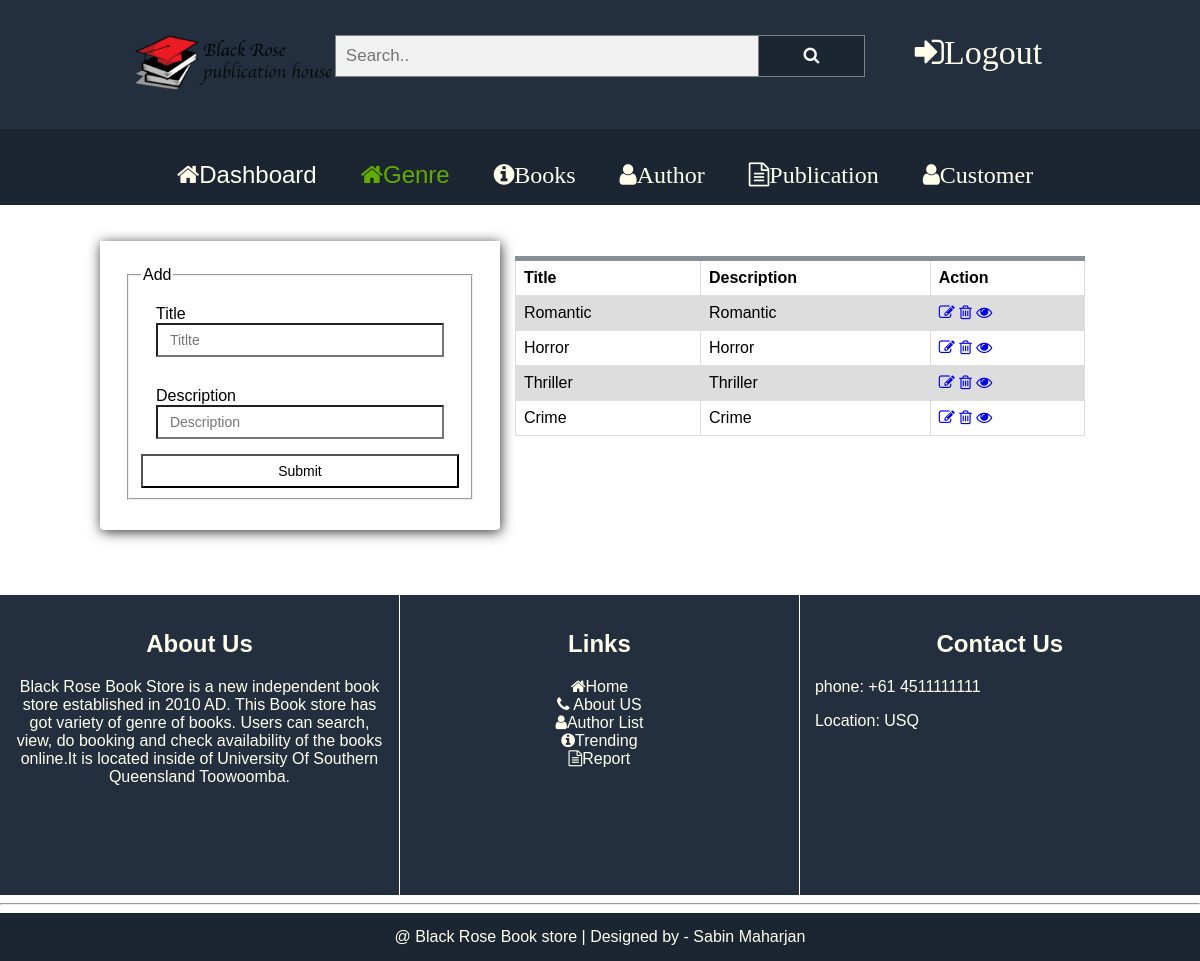
/genres/index (signed in), run on the app's committed database.
### tables this page shows
CREATE TABLE tbl_genre (
  				id INTEGER PRIMARY KEY,
  				title TEXT,
  				description TEXT,
  				timestamp DATETIME DEFAULT CURRENT_TIMESTAMP
          
                );

### app/Controller/genres.php (called while the page is built, shortened)
<?php
class Genres extends Controller{
    private $model;
    public function __construct(){
        $this->model=$this->model('Genre');
    }
    public function index(){
        $data=$this->model->get();
        $this->view('genre/index', $data);
    }
}
?>

### index.php (called while the page is built, shortened)
<?php
 $init = new Core;
 ?>

### app/Libraries/Libcommon.php (called while the page is built, shortened)
<?php
  class Libcommon{
    private $db;
    private $table;
    public function __construct($table=""){
      $this->table=$table;
    }
    public function openDBConnection(){
      try{
          $this->db=new SQLITE3(dirname(dirname(dirname(__FILE__))).'/database/'.DB);
        } catch(Exception $e){
          $this->error = $e->getMessage();
          echo $this->error;
        }
    }
    public function query($sql){
      return $this->db->query($sql);
    }
    public function get($fields="*",$condition="1=1"){
      $sql = "SELECT $fields FROM $this->table WHERE $condition";
        $result = $this->query($sql);
        if($result)
        {
          return $result;
        }
        else
        {
          return "ERROR! failed to update ".$this->table." Info.";
        }
    }
}

### resources/views/admin/include/action_button.php (the view)
<a href="<?php echo SITEROOT.$controllers.'/edit/'.$row['id'] ;?>" class="btn btn-dark btn-block"><i class="fa fa-pencil-square-o" aria-hidden="true"></i></a>
<a href="<?php echo SITEROOT.$controllers.'/delete/'.$row['id'] ;?>" class="btn btn-dark btn-block"><i class="fa fa-trash-o" aria-hidden="true"></i></a>
<a href="<?php echo SITEROOT.$controllers.'/show/'.$row['id'] ;?>" class="btn btn-dark btn-block"><i class="fa fa-eye" aria-hidden="true"></i></a>

### resources/views/admin/genre/index.php
<?php
	require(BACKEND."include/header.php");
    require(BACKEND."include/nav.php");
?>
	<main>
		<article>
      <?php 	?>	<br>	<br>
			<section class="row">
				<div class="col-id-1"></div>
				<div class="col-id-4 form_body">
				<form id="login_form"  action="<?php echo SITEROOT ;?>genres/create"  method="post">
                        <fieldset>
                            <legend>Add</legend>
                                <div class="col-id-12 ">
                                    <label for="title">Title </label><div id=""></div>
                                    <input type="text" class="form-control" id="title"  name="title" placeholder="Titlte" required>
                                </div>
								<div class="col-id-12 ">
                                    <label for="description">Description </label><div id=""></div>
                                    <input type="text" class="form-control" id="description"  name="description" placeholder="Description">
                                </div>
                                <br>
                                <input type="submit" name="submit" class="submit btn form-control" value="Submit" />
                        </fieldset>
                    </form>
				</div>
				<div class="col-id-6">
				<table class="">
					<tr>
						<th>Title</th>
						<th>Description</th>
						<th>Action</th>
					</tr>
					<?php
					$controllers="genres";
					while ($row = $data->fetchArray()) {?>
					<tr>
						<td><?php echo $row['title'];?></td>
						<td><?php echo $row['description'];?></td>
						<td><?php
						include(BACKEND."include/action_button.php"); ?></td>
					</tr>
					<?php
					}
					?>
				</table>
									<br>
					<br><br>
					<br>
					<br>
			</section>
			<br><br><br>
		</article>
	</main>
<?php
	require(BACKEND.'include/footer.php');
?>

### public/style/style.css (style rules this page uses)
.row::after { content: ""; clear: both; display: block; }
[class*="col-id-"] { float: left; padding: 15px; }
.col-id-1 { width: 8.33%; }
.col-id-4 { width: 33.33%; }
.col-id-6 { width: 50%; }
.col-id-12 { width: 100%; }
* { font-family: "Comic Sans MS", cursive, sans-serif; box-sizing: border-box; scroll-behavior: smooth; }
body { margin:0px auto; }
a { text-decoration-line: none; }
.form-control { display: block; width: 100%; height: 34px; padding: 6px 12px; font-size: 14px; vertical-align: middle; background-color: #fff; }
.form_body { padding: 25px 25px 30px 25px; box-shadow: 1px 2px 13px 0px #333; -moz-border-radius: 0 0 4px 4px; -webkit-border-radius: 0 0 4px 4px; border-radius: 0 0 4px 4px; text-align: left; transition: all .4s ease-in-out; }

### public/style/custom.css (style rules this page uses)
table { font-family: arial, sans-serif; border-collapse: collapse; width: 100%; border-top: 5px solid #888F96; }
td, th { border: 1px solid #dddddd; text-align: left; padding: 8px; }
tr:nth-child(even) { background-color: #dddddd; }

### data on the page
tbl_genre: title "Romantic", description "Romantic"
tbl_genre: title "Horror", description "Horror"
tbl_genre: title "Thriller", description "Thriller"
tbl_genre: title "Crime", description "Crime"
